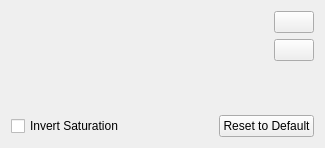
<?xml version="1.0" encoding="UTF-8"?>
<ui version="4.0">
 <author>
    SPDX-FileCopyrightText: none
    SPDX-License-Identifier: GPL-3.0-or-later
  </author>
 <class>wdgWheelPreferencesPopup</class>
 <widget class="QWidget" name="wdgWheelPreferencesPopup">
  <property name="geometry">
   <rect>
    <x>0</x>
    <y>0</y>
    <width>325</width>
    <height>148</height>
   </rect>
  </property>
  <layout class="QVBoxLayout" name="verticalLayout">
   <item>
    <layout class="QGridLayout" name="gridLayout">
     <item row="1" column="1">
      <widget class="KisSliderSpinBox" name="numHueSteps" native="true">
       <property name="sizePolicy">
        <sizepolicy hsizetype="Expanding" vsizetype="Preferred">
         <horstretch>0</horstretch>
         <verstretch>0</verstretch>
        </sizepolicy>
       </property>
      </widget>
     </item>
     <item row="0" column="2">
      <widget class="QPushButton" name="bnInfValueScaleSteps">
       <property name="text">
        <string/>
       </property>
       <property name="checkable">
        <bool>true</bool>
       </property>
      </widget>
     </item>
     <item row="0" column="1">
      <widget class="KisSliderSpinBox" name="numValueScaleSteps" native="true">
       <property name="sizePolicy">
        <sizepolicy hsizetype="Expanding" vsizetype="Preferred">
         <horstretch>0</horstretch>
         <verstretch>0</verstretch>
        </sizepolicy>
       </property>
      </widget>
     </item>
     <item row="1" column="2">
      <widget class="QPushButton" name="bnInfHueSteps">
       <property name="text">
        <string/>
       </property>
       <property name="checkable">
        <bool>true</bool>
       </property>
      </widget>
     </item>
     <item row="2" column="1">
      <widget class="KisSliderSpinBox" name="numSaturationSteps" native="true">
       <property name="sizePolicy">
        <sizepolicy hsizetype="Expanding" vsizetype="Preferred">
         <horstretch>0</horstretch>
         <verstretch>0</verstretch>
        </sizepolicy>
       </property>
      </widget>
     </item>
     <item row="2" column="0">
      <widget class="QLabel" name="labelSaturationSteps">
       <property name="minimumSize">
        <size>
         <width>16</width>
         <height>16</height>
        </size>
       </property>
       <property name="toolTip">
        <string>Saturation Rings</string>
       </property>
       <property name="text">
        <string/>
       </property>
       <property name="alignment">
        <set>Qt::AlignRight|Qt::AlignTrailing|Qt::AlignVCenter</set>
       </property>
      </widget>
     </item>
     <item row="1" column="0">
      <widget class="QLabel" name="labelHueSteps">
       <property name="minimumSize">
        <size>
         <width>16</width>
         <height>16</height>
        </size>
       </property>
       <property name="toolTip">
        <string>Hue Steps</string>
       </property>
       <property name="text">
        <string/>
       </property>
       <property name="alignment">
        <set>Qt::AlignRight|Qt::AlignTrailing|Qt::AlignVCenter</set>
       </property>
      </widget>
     </item>
     <item row="0" column="0">
      <widget class="QLabel" name="labelValueScaleSteps">
       <property name="minimumSize">
        <size>
         <width>16</width>
         <height>16</height>
        </size>
       </property>
       <property name="toolTip">
        <string>Value Scale Steps</string>
       </property>
       <property name="text">
        <string/>
       </property>
       <property name="alignment">
        <set>Qt::AlignRight|Qt::AlignTrailing|Qt::AlignVCenter</set>
       </property>
      </widget>
     </item>
    </layout>
   </item>
   <item>
    <layout class="QHBoxLayout" name="horizontalLayout_2">
     <item>
      <widget class="QCheckBox" name="bnInverseSat">
       <property name="text">
        <string>Invert Saturation</string>
       </property>
       <property name="checkable">
        <bool>true</bool>
       </property>
      </widget>
     </item>
     <item>
      <spacer name="horizontalSpacer">
       <property name="orientation">
        <enum>Qt::Horizontal</enum>
       </property>
       <property name="sizeHint" stdset="0">
        <size>
         <width>40</width>
         <height>20</height>
        </size>
       </property>
      </spacer>
     </item>
     <item>
      <widget class="QPushButton" name="bnDefault">
       <property name="text">
        <string>Reset to Default</string>
       </property>
       <property name="flat">
        <bool>false</bool>
       </property>
      </widget>
     </item>
    </layout>
   </item>
  </layout>
 </widget>
 <customwidgets>
  <customwidget>
   <class>KisSliderSpinBox</class>
   <extends>QWidget</extends>
   <header location="global">kis_slider_spin_box.h</header>
   <container>1</container>
  </customwidget>
 </customwidgets>
 <resources/>
 <connections/>
</ui>
